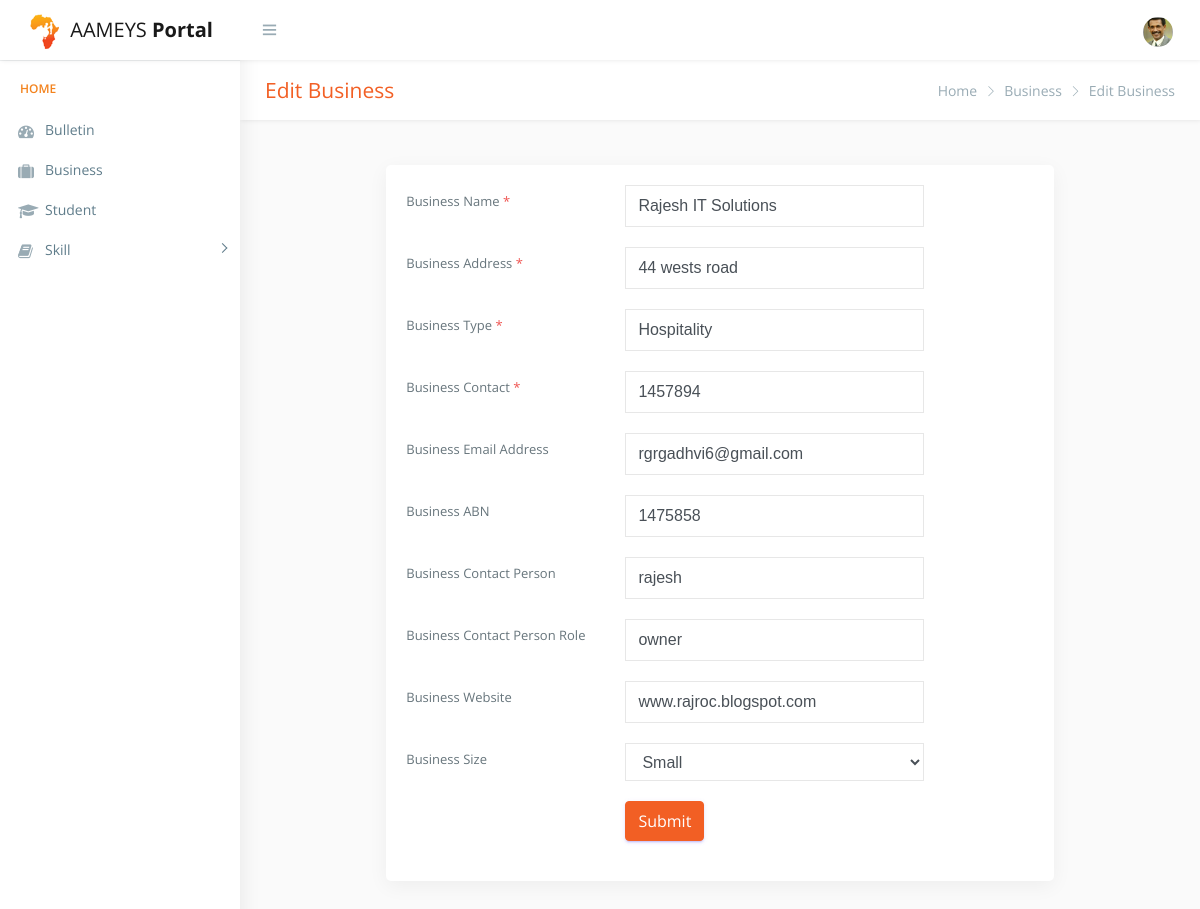
/editbusiness.php?id=26, run on the app's committed database.
### tables this page shows
CREATE TABLE `business` (
  `busId` int(11) NOT NULL,
  `UId` int(11) NOT NULL,
  `busName` varchar(60) NOT NULL,
  `busAddress` varchar(120) NOT NULL,
  `busType` varchar(80) NOT NULL,
  `busABN` varchar(60) DEFAULT NULL,
  `busEmail` varchar(80) DEFAULT NULL,
  `busContact` int(11) DEFAULT NULL,
  `busContactPerson` varchar(90) DEFAULT NULL,
  `busContactPersonRole` varchar(30) DEFAULT NULL,
  `busWebsite` varchar(90) DEFAULT NULL,
  `busSize` varchar(90) DEFAULT NULL
);

### editbusiness.php (the view, shortened to what this page needs)
<!DOCTYPE html>
<html lang="en">
<?php include "include/db_config.php";
$id = $_GET['id'];
$query = "SELECT * FROM business WHERE busId = $id";
$result = mysqli_query($conn,$query);
$row = mysqli_fetch_assoc($result);
?>
<head>
    <link href="css/lib/bootstrap/bootstrap.css" rel="stylesheet">
    <link href="css/helper.css" rel="stylesheet">
    <link href="css/style.css" rel="stylesheet">
</head>
<body class="fix-header fix-sidebar">
    <div id="main-wrapper">
        <div class="header" style="">
            <?php include "include/top_nav.php"; ?>
        </div>
        <div class="left-sidebar" style="overflow: visible;">
            <?php include "include/side_nav.php"; ?>
        </div>
        <div class="page-wrapper" style="min-height: 157px;">
            <div class="row page-titles">
                <div class="col-md-5 align-self-center">
                    <h3 class="text-primary">Edit Business</h3> </div>
                <div class="col-md-7 align-self-center">
                    <ol class="breadcrumb">
                      <li class="breadcrumb-item"><a href="bulletin.php">Home</a></li>
                      <li class="breadcrumb-item"><a href="business.php">Business</a></li>
                      <li class="breadcrumb-item active">Edit Business</li>
                    </ol>
                </div>
            </div>
            <div class="container-fluid">
                <div class="row justify-content-center">
                      <div class="col-lg-9">
                          <div class="card">
                              <div class="card-body">
                                  <div class="form-validation">
                                      <form action="#edit" class="form-valide" method="POST">
                                          <div class="form-group row">
                                              <label class="col-lg-4 col-form-label" for="val-Bname">Business Name <span class="text-danger">*</span></label>
                                              <div class="col-lg-6">
                                                  <input type="text" class="form-control" id="busName" name="busName" value="<?php echo $row['busName'];?>">
                                              </div>
                                          </div>
                                          <div class="form-group row">
                                              <label class="col-lg-4 col-form-label" for="val-Baddress">Business Address <span class="text-danger">*</span></label>
                                              <div class="col-lg-6">
                                                  <input type="text" class="form-control" id="busAddress" name="busAddress" value="<?php echo $row['busAddress'];?>">
                                              </div>
                                          </div>
                                          <div class="form-group row">
                                              <label class="col-lg-4 col-form-label" for="val-Btype">Business Type <span class="text-danger">*</span></label>
                                              <div class="col-lg-6">
                                                  <input type="text" class="form-control" id="busType" name="busType" value="<?php echo $row['busType'];?>">
                                              </div>
                                          </div>
                                          <div class="form-group row">
                                              <label class="col-lg-4 col-form-label" for="val-Bphone">Business Contact <span class="text-danger">*</span></label>
                                              <div class="col-lg-6">
                                                  <input type="text" class="form-control" id="busContact" name="busContact" value="<?php echo $row['busContact'];?>">
                                              </div>
                                          </div>
                                          <div class="form-group row">
                                              <label class="col-lg-4 col-form-label" for="val-Bemail">Business Email Address <span class="text-danger"></span></label>
                                              <div class="col-lg-6">
                                                  <input type="text" class="form-control" id="busEmail" name="busEmail" value="<?php echo $row['busEmail'];?>">
                                              </div>
                                          </div>
                                          <div class="form-group row">
                                              <label class="col-lg-4 col-form-label" for="val-Babn">Business ABN <span class="text-danger"></span></label>
                                              <div class="col-lg-6">
                                                  <input type="text" class="form-control" id="busABN" name="busABN" value="<?php echo $row['busABN'];?>">
                                              </div>
                                          </div>
                                          <div class="form-group row">
                                              <label class="col-lg-4 col-form-label" for="val-Bcontactperson">Business Contact Person <span class="text-danger"></span></label>
                                              <div class="col-lg-6">
                                                  <input type="text" class="form-control" id="busContactPerson" name="busContactPerson" value="<?php echo $row['busContactPerson'];?>">
                                              </div>
                                          </div>
                                          <div class="form-group row">
                                              <label class="col-lg-4 col-form-label" for="val-Bcontactpersonrole">Business Contact Person Role<span class="text-danger"></span></label>
                                              <div class="col-lg-6">
                                                  <input type="text" class="form-control" id="busContactPersonRole" name="busContactPersonRole" value="<?php echo $row['busContactPersonRole'];?>">
                                              </div>
                                          </div>
                                          <div class="form-group row">
                                              <label class="col-lg-4 col-form-label" for="val-Bwebsite">Business Website <span class="text-danger"></span></label>
                                              <div class="col-lg-6">
                                                  <input type="text" class="form-control" id="busWebsite" name="busWebsite" value="<?php echo $row['busWebsite'];?>">
                                              </div>
                                          </div>
                                          <div class="form-group row">
                                              <label class="col-lg-4 col-form-label" for="val-Bsize">Business Size <span class="text-danger"></span></label>
                                              <div class="col-lg-6">
                                                  <select class="form-control" id="busSize" name="busSize">
                                                      <option value="Small"<?php echo($row['busSize']==="Small")? "selected":"";?>> Small</option>
                                                  </select>
                                              </div>
                                          </div>
                                          </div>
                                          <div class="form-group row">
                                              <div class="col-lg-8 ml-auto">
                                                  <button type="submit" name="submit" class="btn btn-primary btn-flat ">Submit</button>
                                              </div>
                                          </div>
                                  </div>
                              </div>
                          </div>
                      </div>
                  </div>
            </div>
        </div>
</body>
</html>

### data on the page
business: busName "Rajesh IT Solutions", busAddress "44 wests road", busType "Hospitality", busContact "1457894", busEmail "rgrgadhvi6@gmail.com", busABN "1475858", busContactPerson "rajesh", busContactPersonRole "owner", busWebsite "www.rajroc.blogspot.com", busSize "Small"
